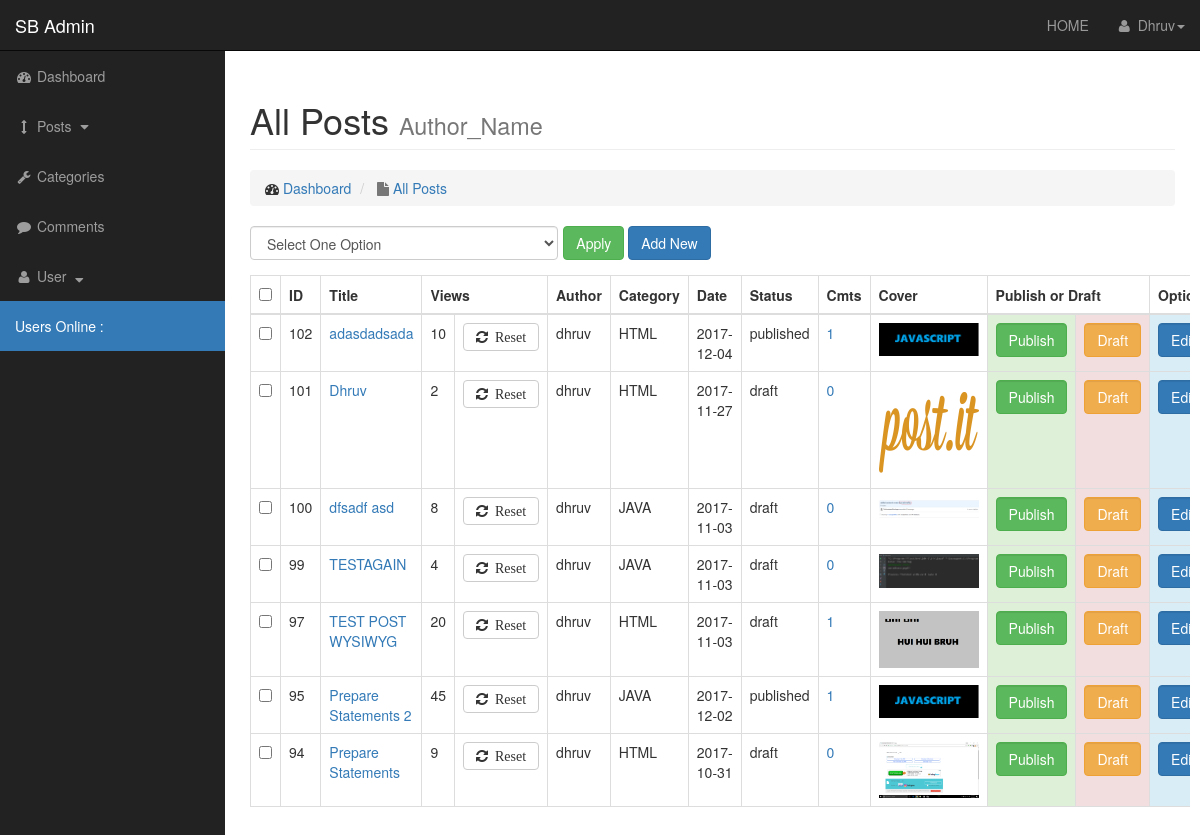
/admin/post_list.php (signed in), run on an earlier commit of the app's database.
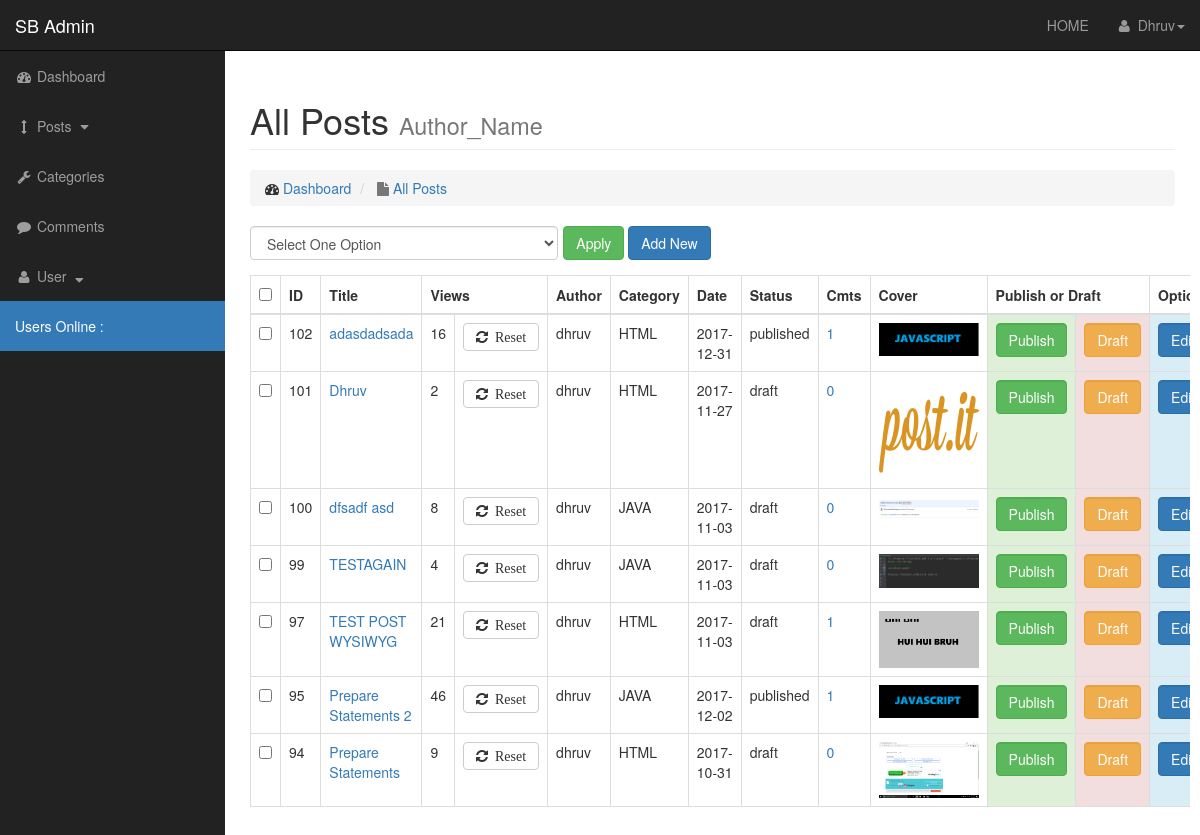
And on a later commit of the database.
### tables this page shows
CREATE TABLE `posts` (
  `post_id` int(3) NOT NULL,
  `cat_id` int(3) NOT NULL,
  `post_title` varchar(32) NOT NULL,
  `post_author` varchar(32) NOT NULL,
  `post_date` date NOT NULL,
  `post_img` text NOT NULL,
  `post_content` text NOT NULL,
  `post_tag` text NOT NULL,
  `post_status` varchar(22) NOT NULL DEFAULT 'draft',
  `views_count` int(11) NOT NULL DEFAULT '1'
);

CREATE TABLE `category` (
  `cat_id` int(3) NOT NULL,
  `cat_title` varchar(32) NOT NULL
);

### admin/includes/viewAllPost.php (the view, shortened to what this page needs)
<form action="" method="post">
    <table class="table table-bordered table-hover">
        <thead>
            <tr>
               <th><input type="checkbox" name="" id="selectAllBoxes"></th>
               <th>ID</th>
                <th>Title</th>
                <th colspan="2">Views</th>
                <th>Author</th>
                <th>Category</th>
                <th>Date</th>
                <th>Status</th>
                <th>Cmts</th>
                <th>Cover</th>
                <th colspan ="2">Publish or Draft </th>
                <th colspan ="2">Options</th>
            </tr>
        </thead>
    <?php
        if($_SESSION['role'] != 'Admin'){
            $author = $_SESSION['username'];
            $selectAllfromPosts = "SELECT posts.post_id,posts.post_title,posts.views_count,posts.post_author,posts.post_date,posts.post_img,posts.post_status,category.cat_title FROM posts LEFT JOIN category on posts.cat_id = category.cat_id WHERE posts.post_author ='$author' ORDER BY posts.post_id DESC";
        }else{
            $selectAllfromPosts = "SELECT posts.post_id,posts.post_title,posts.views_count,posts.post_author,posts.post_date,posts.post_img,posts.post_status,category.cat_title FROM posts LEFT JOIN category on posts.cat_id = category.cat_id ORDER BY posts.post_id DESC";
        }
    $showAllfromPosts = mysqli_query($connect,$selectAllfromPosts);
    while($row = mysqli_fetch_assoc($showAllfromPosts)){
        $postID = $row['post_id'];
        $cat_title = $row['cat_title'];
        $postTitle = $row['post_title'];
        $postViews = $row['views_count'];
        $postAuthor = $row['post_author'];
        $postDate = $row['post_date'];
        $postImg = $row['post_img'];
        $postStatus = $row['post_status'];
        echo "<tr>";
        echo "<td><input type='checkbox' class='checkboxes' name='checkBoxArray[]' value=$postID></td>";
        echo "<td>$postID</td>";
        echo "<td><a href='../post.php?p_id=$postID'>$postTitle</a></td>";
        echo "<td>$postViews</td>";
        echo "<td><a href='post_list.php?reset=$postID' class= 'btn btn-default fa fa-refresh' title='Reset Views' id='reset' data-toggle='popover' data-trigger='hover' data-content='You can reset Views'>&nbsp;&nbsp;Reset</a></td>";
        echo "<td>$postAuthor</td>";
        echo "<td>$cat_title</td>";
        echo "<td>$postDate</td>";
        echo "<td>$postStatus</td>";
        $query = "SELECT * FROM comments WHERE cmt_post_id = '$postID' ";
        $cmtCount = mysqli_query($connect,$query);
        $cmtRows = mysqli_num_rows($cmtCount);
        echo "<td><a href='comments.php?p_id=$postID'>$cmtRows</a></td>";
        echo "<td><img width='100' src='../images/$postImg' alt='$postImg'></td>";
        echo "<td class='bg-success'><a class='btn btn-success form-control' href='post_list.php?publish=$postID'>Publish</a></td>";
        echo "<td class='bg-danger'><a class='btn btn-warning form-control' href='post_list.php?draft=$postID'>Draft</a></td>";
        echo "<td class='bg-info'><a class='btn btn-primary form-control' href='post_list.php?source=edit_post&p_id=$postID'>Edit</a></td>";
        ?>
        <?php
        echo "</tr>";
    }
    ?>
     <div id="bulkSelector" class="col-xs-4"  style="padding: 0px;margin-right:5px;">
           <select class="form-control form-group" name="bulkOption">
               <option value="refresh" hidden selected>Select One Option</option>
           </select>
       </div>
       <div class="col-cs-4">
           <input type="submit" class="btn btn-success" value="Apply">
           <a href="post_list.php?source=add_post" class="btn btn-primary">Add New</a>
       </div>
    </table>
</form>

What changed in the data, as far as the page shows it:
changed posts "adasdadsada": views_count "10" → "16"; post_date "2017-12-04" → "2017-12-31"
changed posts "TEST POST WYSIWYG": views_count "20" → "21"
changed posts "Prepare Statements 2": views_count "45" → "46"
